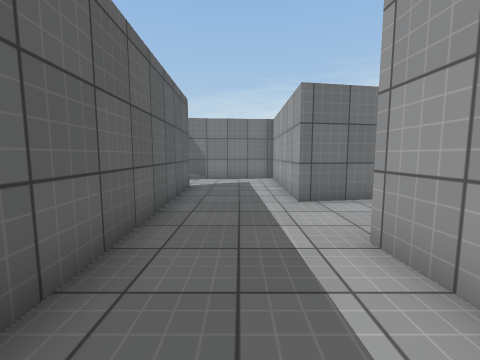
view 1 (above)

16 first-person views from a walk through a scene from a Unity 3-D project. The camera is 1.2 m above the floor, tilts 6° down and sees 90° across. Doors are open. The floor is counted in squares, 1 m on a side. Each view is taken from the middle of a square. On the plan, view 1 faces up. The plan holds only what a view shows up to about 12 squares ahead; the rest is blank. The player is left out. Surface patterns are stand-ins for the level's own textures.

view 2
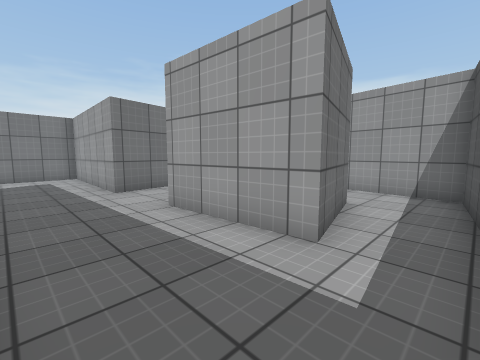

view 3
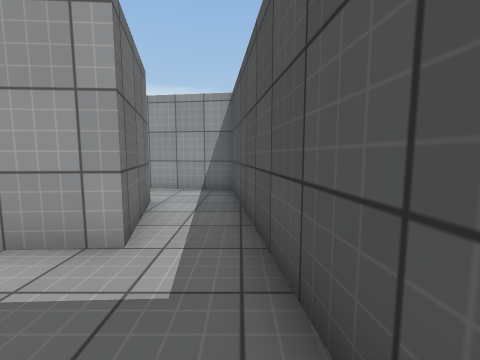

view 4
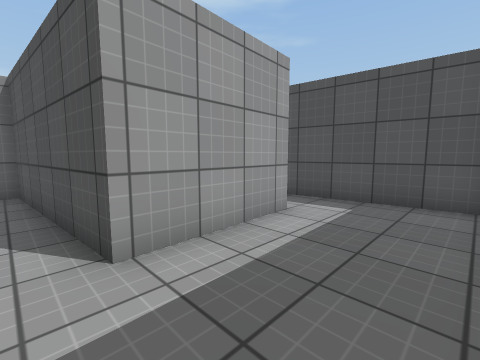

view 5
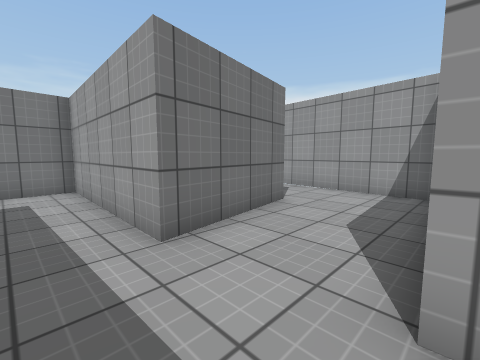

view 6
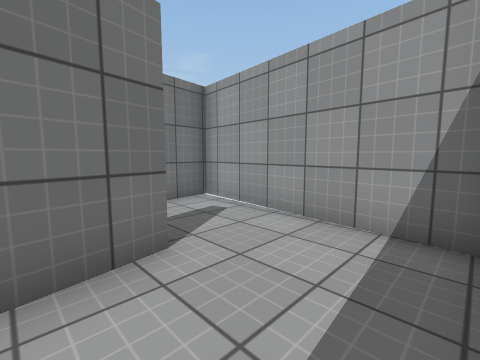

view 7
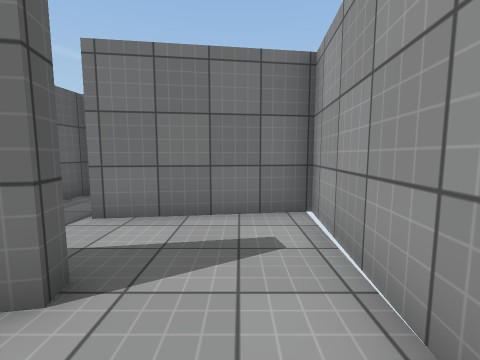

view 8
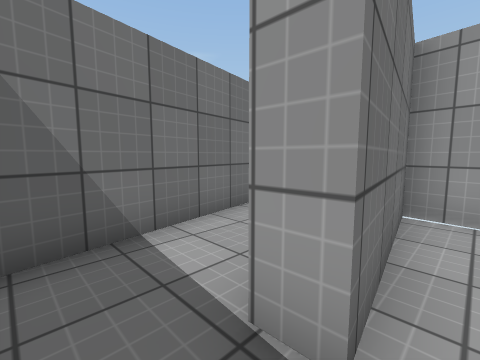

view 9
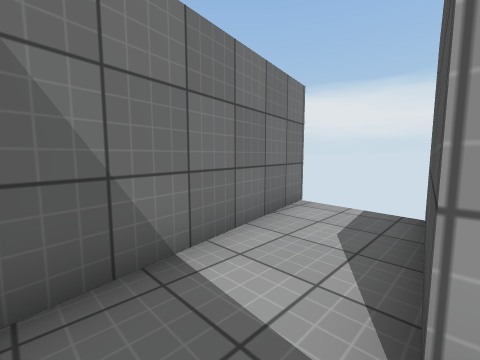

view 10
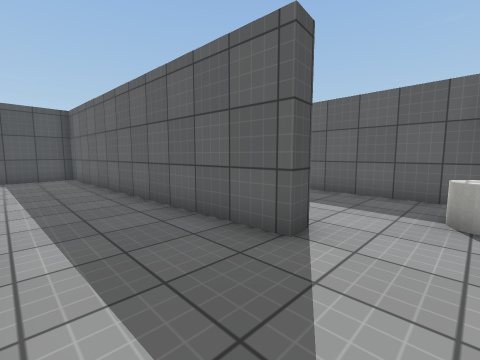

view 11
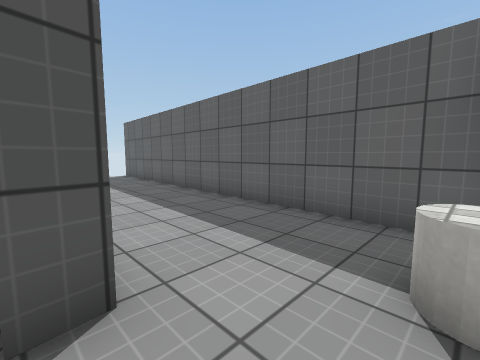

view 12
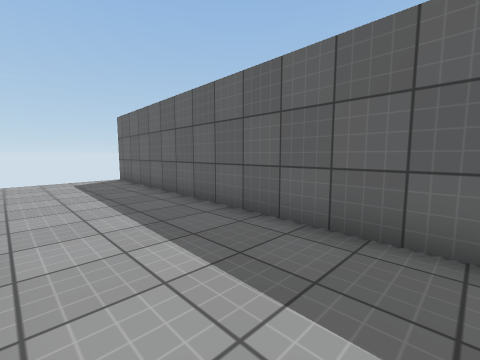

view 13
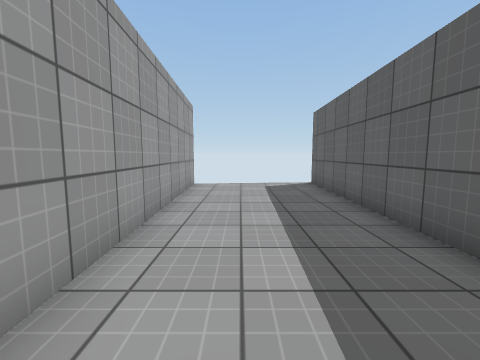

view 14
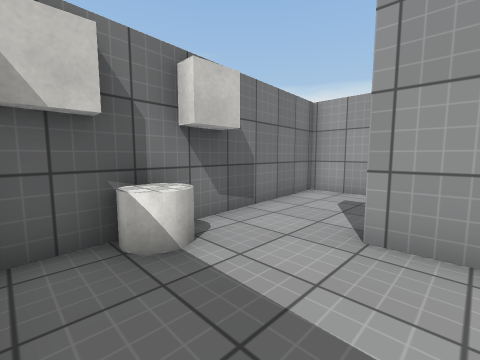

view 15
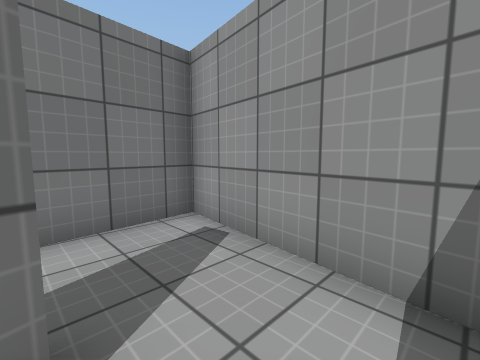

view 16
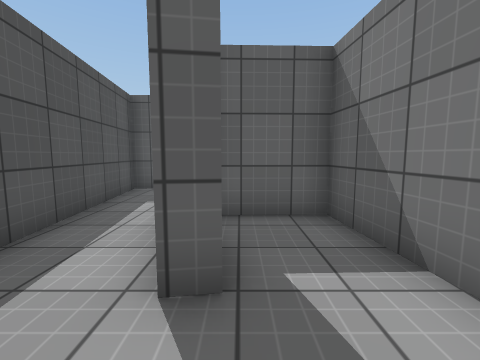

### Floor plan
Key: @ floor where view 1 was taken; # wall or solid block; . floor; D open door; C cylinder; U cube.
Columns run from 7 left of view 1 to 9 right of it. Each row starts with its distance up from view 1.
 13           #######
 12  ###U######.....
 11 ##CCU....#......
 10 #........#..#####
  9 #....#...#......#
  8 #....#...# ....##
  7 #....#...####..#
  6 #....#...DD....#
  5 #....#...DD....#
  4 #....#...DD...##
  3 #....#...#######
  2 #....#...#.....#
  1 #....#...#.....#
  0 #....#.@.####.##
 -1 #....#........#
 -2 #....#...######
 -3 #..  #####

Positions as (right, up) in squares from view 1, and headings:
1: (0, 0), facing up
2: (-1, -2), facing up-right
3: (-1, -2), facing right
4: (-1, 4), facing down-right
5: (0, 3), facing up-right
6: (4, 4), facing up-right
7: (7, 5), facing up
8: (3, 9), facing up-right
9: (3, 10), facing up-right
10: (1, 11), facing down-left
11: (-2, 11), facing down-left
12: (-3, 9), facing down-left
13: (-4, 7), facing down
14: (-6, 8), facing up-right
15: (5, -1), facing up-right
16: (7, 1), facing left
